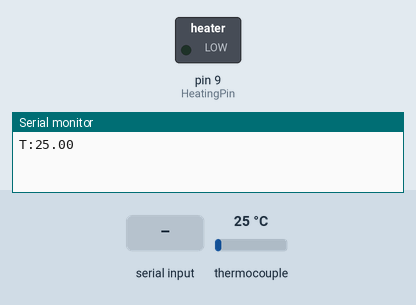
Simulated run of this sketch. Board: Arduino Uno, built with avr-gcc and run on an emulated ATmega328P. Parts: switched loads named in the sketch (green lamp = pin HIGH), the last lines printed to the serial monitor. The inputs (shaded band) are chosen by the test bench; at power-on: thermocouple 25 °C.

Above: at 1.7 s.
1.8 s: "start\n" received over Serial
3.3 s: thermocouple set to 6 °C
At 4.8 s:
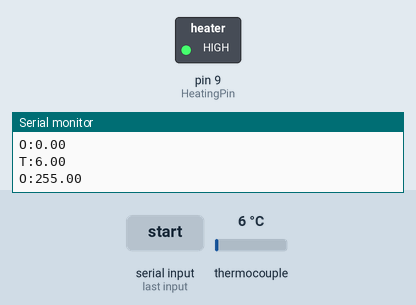
Timing chart, 0 to 6.5 s (numbered marks = the images above; inputs shaded):
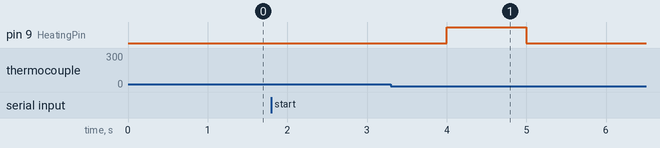

Measured:
- after the input at 3.3 s, pin 9 (HeatingPin): LOW → HIGH after 0.70 s, → LOW 1.0 s later

The sketch:

Furnace.ino
```cpp
#include <PID_v1.h>     //https://github.com/br3ttb/Arduino-PID-Library
#include "max6675.h"    //https://github.com/adafruit/MAX6675-library

//PID contorllor
double TargetTemperature, Input, Output;
double Kp=2, Ki=5, Kd=2;
PID *PIDController;
int MaxOutPut = 255;

//thermal snesor
int thermoDO = 4;
int thermoCS = 5;
int thermoCLK = 6;
MAX6675 ThermoCouple(thermoCLK, thermoCS, thermoDO);

//output pin
int HeatingPin = 9;

unsigned long LastUpload;

//System status
bool Online = 0;

//reset
void(* resetFunc) (void) = 0; //declare reset function @ address 0

void setup()
{
  //initial output
  pinMode(HeatingPin, OUTPUT);
  analogWrite(HeatingPin, 0);

  //initial time
  LastUpload = millis();

  //initial serial
  Serial.begin(9600);

  delay(500);   // wait for MAX chip to stabilize
}


void loop()
{
  //check upload data
  if( millis() - LastUpload >= 1000)  //1 second do once
  {
    LastUpload = millis();            //update time

    double Temperature = ThermoCouple.readCelsius();    //read temperature
    Input = ThermoCouple.readCelsius();    //read temperature

    //send temperature
    String data = "T:" + String (Temperature) + "\n";
    Serial.print(data);

    if(Online)
    {
      PIDController->Compute();         //PID calculate
      analogWrite(HeatingPin, Output);  //set output

      //send PWM work period
      String data = "O:" + String(Output) + "\n";
      Serial.print(data);
    }
  }
}

void serialEvent()
{
  //read serial command
  if (Serial.available() > 0)
  {
    String str = Serial.readStringUntil('\n');

    //split string
    String firstVal, secondVal;
    for (int i = 0; i < str.length(); i++)
    {
      if (str.substring(i, i+1) == ":") {
        firstVal = str.substring(0, i);
        secondVal = str.substring(i+1);
        break;
      }
    }

    if( firstVal.length() > 0 && secondVal.length() > 0)  //It is command?
    {
      double *setting;

      if( firstVal == "Kp") //set Kp
        setting = &Kp;
      if( firstVal == "Ki") //set Ki
        setting = &Ki;
      if( firstVal == "Kd") //set Kd
        setting = &Kd;
      if( firstVal == "Target") //set temperature of target
        setting = &TargetTemperature;

      *setting = secondVal.toInt();
      return;   //operate finish, exit
    }

    if(str=="close")
    {
      resetFunc();
    }
    if( str == "start")
    {
      //setup PID
      PIDController = new PID(&Input, &Output, &TargetTemperature,Kp, Ki, Kd, DIRECT);
      PIDController->SetOutputLimits(0, MaxOutPut);  //tell the PID to range between 0 and the full window size
      PIDController->SetMode(AUTOMATIC);             //turn the PID on

      //return info about furnace
      String info ="";
      info += "W:" +  String(TargetTemperature) + "\n";
      info += "Kp:" + String(Kp) + "\n";
      info += "Ki:" + String(Ki) + "\n";
      info += "Kd:" + String(Kd) + "\n";
      Serial.print(info);

      //set furnace status
      Online = 1;
      return;
    }
  }
}
```
